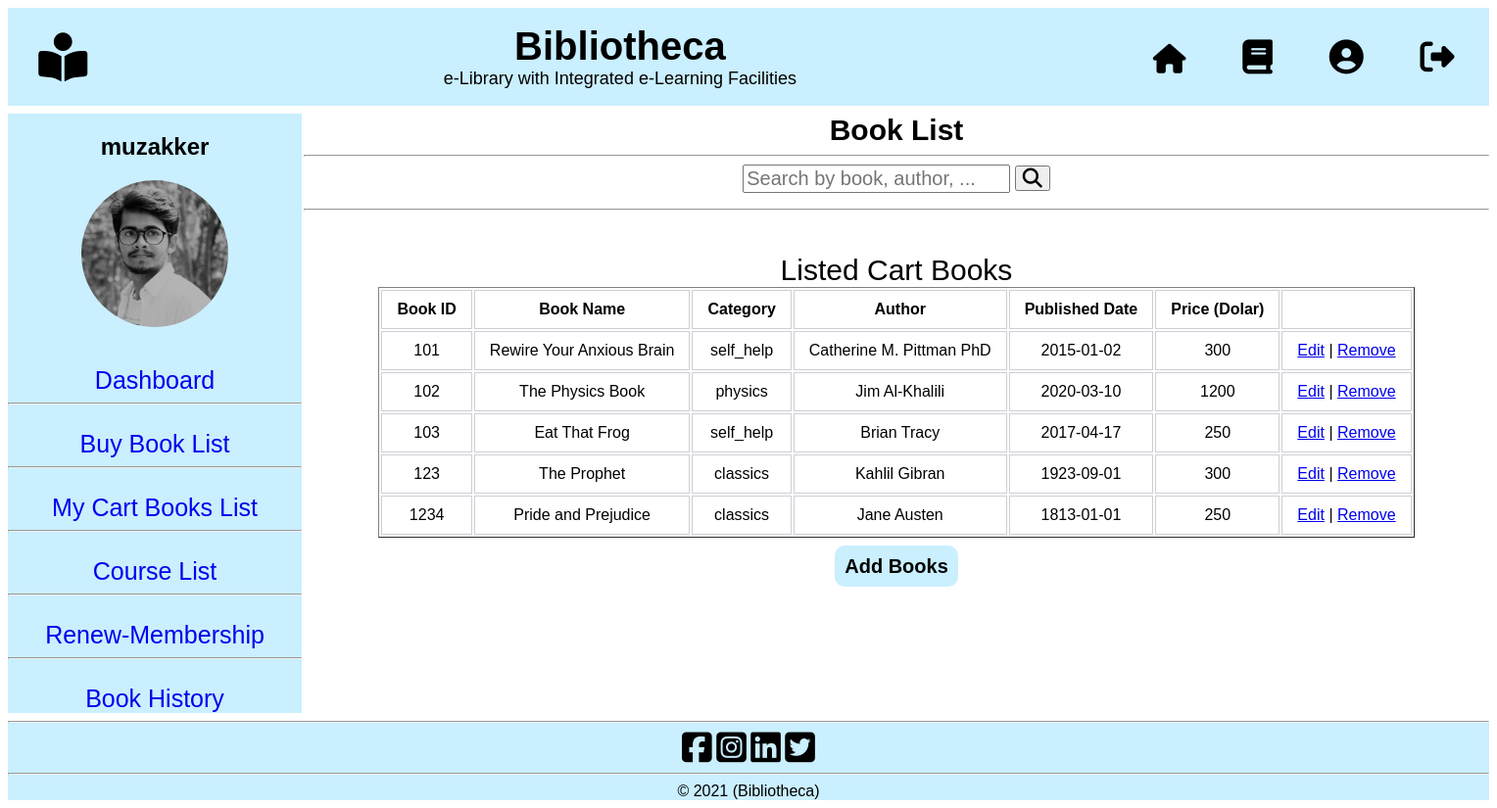
The app's page /Premium_User/view/myCartBooks.php (signed in) with its own data.
### tables this page shows
CREATE TABLE `user` (
  `id` int(5) NOT NULL,
  `username` varchar(15) NOT NULL,
  `password` varchar(20) NOT NULL,
  `fullname` varchar(30) NOT NULL,
  `gender` varchar(8) NOT NULL,
  `email` varchar(30) NOT NULL,
  `dob` date NOT NULL,
  `type` varchar(12) NOT NULL,
  `filename` varchar(100) NOT NULL
);

CREATE TABLE `book` (
  `bookID` int(5) NOT NULL,
  `bookname` varchar(100) NOT NULL,
  `category` varchar(15) NOT NULL,
  `author` varchar(30) NOT NULL,
  `published` date NOT NULL,
  `filename` varchar(100) NOT NULL,
  `price` int(6) NOT NULL
);

### model/userModel.php (called while the page is built, shortened)
<?php
    function getUserByName($username){
		$conn = getConnection();
		$sql = "select * from user where username='{$username}'";
		$result = mysqli_query($conn, $sql);
		$row = mysqli_fetch_assoc($result);
		return $row;
	}
?>

### model/bookModel.php (called while the page is built, shortened)
<?php
	function getAllBook(){
		$conn = getConnection();
		$sql = "select * from book";
		$result = mysqli_query($conn, $sql);
		$book = [];
		while ($row = mysqli_fetch_assoc($result)) {
			array_push($book, $row);
		}
		return $book;
	}
?>

### Premium_User/view/myCartBooks.php (the view, shortened to what this page needs)
<?php
	include('header.php');
    require_once('../../model/bookModel.php');
    $bookList = getAllBook();
?>
<?php include('premiumNav.php');?>
<div style="display: grid; grid-template-columns: 1fr 1fr; padding-top: 0.5em;">
    <?php
    include('premiumSidepanel.php');
    ?>
    <div id="main_content" style="background-color: white; width: 1210px; font-family: arial; align-items: center; text-align: center;">
        <span style="font-size: 30px;">
            <b> Book List </b>
        </span>
        <hr>
        <input type="text" id="search" onkeyup="searchBook()" placeholder="Search by book, author, ..." style="font-size: 20px;">
        <button type="button" onclick="searchBook()"><i class="fa fa-search" style="font-size: 20px;"></i></button>
        <hr><br><br>
        <table border="1" align="center">
            <caption style="font-size: 30px;">Listed Cart Books</caption>
            <tr>
                <th style="border: 1px solid #cecfd5; padding: 10px 15px;"> Book ID </th>
                <th style="border: 1px solid #cecfd5; padding: 10px 15px;"> Book Name </th>
                <th style="border: 1px solid #cecfd5; padding: 10px 15px;"> Category </th>
                <th style="border: 1px solid #cecfd5; padding: 10px 15px;"> Author </th>
                <th style="border: 1px solid #cecfd5; padding: 10px 15px;"> Published Date </th>
                <th style="border: 1px solid #cecfd5; padding: 10px 15px;"> Price (Dolar) </th>
                <th style="border: 1px solid #cecfd5; padding: 10px 15px;"> </th>
            </tr>
            <?php for($i = 0; $i < count($bookList); $i++){ ?>
            <tr>
                <td style="border: 1px solid #cecfd5; padding: 10px 15px;"> <?=$bookList[$i]['bookID']?> </td>
                <td style="border: 1px solid #cecfd5; padding: 10px 15px;"> <?=$bookList[$i]['bookname']?> </td>
                <td style="border: 1px solid #cecfd5; padding: 10px 15px;"> <?=$bookList[$i]['category']?> </td>
                <td style="border: 1px solid #cecfd5; padding: 10px 15px;"> <?=$bookList[$i]['author']?> </td>
                <td style="border: 1px solid #cecfd5; padding: 10px 15px;"> <?=$bookList[$i]['published']?> </td>
                <td style="border: 1px solid #cecfd5; padding: 10px 15px;"> <?=$bookList[$i]['price']?> </td>
                <td style="border: 1px solid #cecfd5; padding: 10px 15px;">
                    <a href="editBook.php?bookID=<?=$bookList[$i]['bookID']?>"> Edit</a> |
                    <a href="../controller/removeBook.php?bookID=<?=$bookList[$i]['bookID']?>"> Remove </a>
                </td>
            </tr>
            <?php } ?>
        </table>
        <br>
        <a href="addBooks.php" style="text-decoration: none;">
            <span style="font-size: 20px; background-color: #caefff; border: none; color: black; padding: 10px 10px; border-radius: 10px;"><b> Add Books </b></span>
        </a>
    </div>
</div>

### Premium_User/view/header.php (shortened to what this page needs)
<!DOCTYPE html>
<html>
<head>
</head>
<body>

### Premium_User/view/premiumNav.php (shortened to what this page needs)
<div id="nav_bar" style="background-color:#caefff; height: 100px; width: 100%; font-family: arial; display: flex; align-items: center; text-align: center;">
    <i title="Bibliotheca Library" class="fas fa-book-reader" style="font-size:50px; color:black;"></i>
    <span style="margin-left:auto; margin-right:0; font-size: 18px;">
        <b style="font-size: 40px;">Bibliotheca</b>
        <br>
            e-Library with Integrated e-Learning Facilities
    </span>
    <span style="margin-left:auto; margin-right:0;">
        <a href="premiumHome.php" style="text-decoration: none;">
            <i title="home" class="fas fa-home" style="font-size:30px; color: black;"></i>
        </a>
        <a href="buyBooksList.php" style="text-decoration: none;">
            <i title="books" class="fas fa-book" style="font-size:35px; color:black;"></i>
        </a>
        <a href="view_profile.php" style="text-decoration: none;">
            <i title="user profile" class="fas fa-user-circle" style="font-size:35px; color:black;"></i>
        </a>
        <a href="signout.php" style="text-decoration: none;">
            <i title="sign out" class="fas fa-sign-out-alt" style="font-size:35px; color:black;"></i>
        </a>
    </span>
</div>

### Premium_User/view/premiumSidePanel.php
<?php
    require_once('../../model/userModel.php');
    $username = $_COOKIE['username'];
    $row = getUserByName($username);
?>
    <div id="side_panel" style="width: 300px; background-color:#caefff; font-family:Arial;" align="center">
        <h2><?php echo $_COOKIE['username']?></h2>
        <a href="accSetting.php">
            <img src="../../Admin/assets/images/<?php echo $row['filename'];?>" height="150px;" width="150px" alt="Profile Photo" style="border-radius:50%">
        </a>
        <br> <br> <br>
        <a href="premiumDashboard.php" style="text-decoration: none;">
            <span style="font-size:25px;">Dashboard</span>
        </a>
        <hr><br>
        <a href="buyBooksList.php" style="text-decoration: none;">
            <span style="font-size:25px">Buy Book List</span>
        </a>
         <hr><br>
        <a href="myCartBooks.php" style="text-decoration: none;">
            <span style="font-size:25px">My Cart Books List</span>
        </a>
        <hr><br>
        <a href="course.php" style="text-decoration: none;">
            <span style="font-size:25px">Course List</span>
        </a>
        <hr><br>
        <a href="Rms1.php" style="text-decoration: none;">
            <span style="font-size:25px">Renew-Membership</span>
        </a>
        <hr><br>
        <a href="inventory.php" style="text-decoration: none;">
            <span style="font-size:25px">Book History</span>
        </a>
    </div>

### records on screen
user: filename (picture)
book: bookID "101", bookname "Rewire Your Anxious Brain", category "self_help", author "Catherine M. Pittman PhD", published "2015-01-02", price "300"
book: bookID "102", bookname "The Physics Book", category "physics", author "Jim Al-Khalili", published "2020-03-10", price "1200"
book: bookID "103", bookname "Eat That Frog", category "self_help", author "Brian Tracy", published "2017-04-17", price "250"
book: bookID "123", bookname "The Prophet", category "classics", author "Kahlil Gibran", published "1923-09-01", price "300"
book: bookID "1234", bookname "Pride and Prejudice", category "classics", author "Jane Austen", published "1813-01-01", price "250"

### other values on screen
$_COOKIE['username'] "muzakker"
